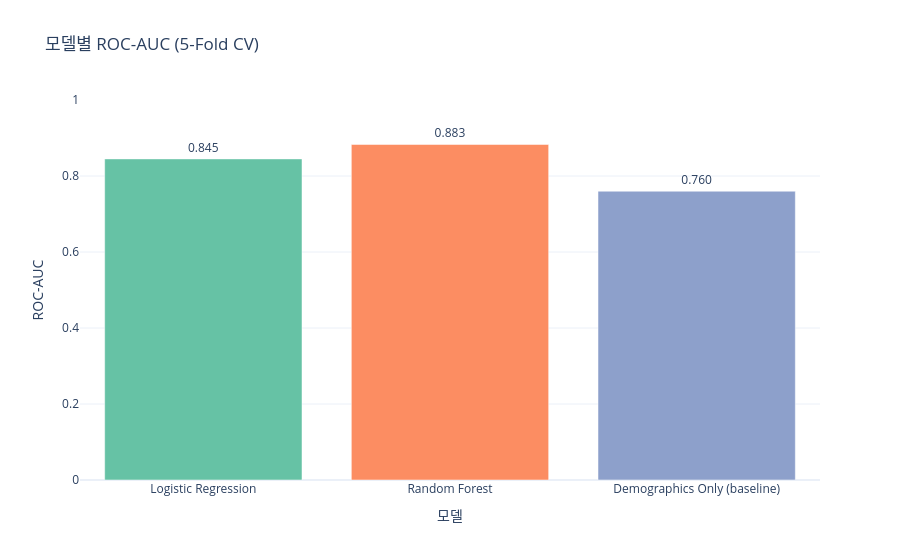

Source (notebook cell):
### Markdown cell above
### 📌 표 설명 — 모델 성능 비교

5-Fold 교차검증으로 3가지 모델을 비교했습니다.

| 모델 | ROC-AUC | 의미 |
|------|---------|------|
| Demographics Only | **0.760** | 나이·성별·직업·가구만으로는 설명력 한계 |
| Logistic Regression | **0.845** | 해석 가능, 계수로 방향 파악 |
| Random Forest | **0.894** | 비선형 패턴 포착, 예측 성능 최고 |

### ✅ 소결론

행동 Feature를 추가하면 AUC가 **0.76 → 0.89**로 상승합니다. 즉, 서비스 선호는 인구통계 라벨보다 **「이동·페인·니즈·신뢰」 상황 변수**로 더 잘 예측됩니다.

### Code cell
fig = px.bar(
    metrics_df, x="모델", y="ROC-AUC",
    text="ROC-AUC", title="모델별 ROC-AUC (5-Fold CV)",
    color="모델", template=PLOTLY_TEMPLATE, color_discrete_sequence=COLORS,
)
fig.update_traces(texttemplate="%{text:.3f}", textposition="outside")
fig.update_layout(showlegend=False, yaxis_range=[0, 1])
fig.show()

### Figure 1 — Plotly figure (JSON) as saved in the notebook; plotly's stock layout.template omitted (floating-point values rounded to 4 significant figures)
{"data": [{"hovertemplate": "모델=%{x}<br>ROC-AUC=%{text}<extra></extra>", "legendgroup": "Logistic Regression", "marker": {"color": "rgb(102,194,165)", "pattern": {"shape": ""}}, "name": "Logistic Regression", "orientation": "v", "showlegend": true, "text": [0.845], "textposition": "outside", "texttemplate": "%{text:.3f}", "type": "bar", "x": ["Logistic Regression"], "xaxis": "x", "y": [0.845], "yaxis": "y"}, {"hovertemplate": "모델=%{x}<br>ROC-AUC=%{text}<extra></extra>", "legendgroup": "Random Forest", "marker": {"color": "rgb(252,141,98)", "pattern": {"shape": ""}}, "name": "Random Forest", "orientation": "v", "showlegend": true, "text": [0.883], "textposition": "outside", "texttemplate": "%{text:.3f}", "type": "bar", "x": ["Random Forest"], "xaxis": "x", "y": [0.883], "yaxis": "y"}, {"hovertemplate": "모델=%{x}<br>ROC-AUC=%{text}<extra></extra>", "legendgroup": "Demographics Only (baseline)", "marker": {"color": "rgb(141,160,203)", "pattern": {"shape": ""}}, "name": "Demographics Only (baseline)", "orientation": "v", "showlegend": true, "text": [0.76], "textposition": "outside", "texttemplate": "%{text:.3f}", "type": "bar", "x": ["Demographics Only (baseline)"], "xaxis": "x", "y": [0.76], "yaxis": "y"}], "layout": {"barmode": "relative", "legend": {"title": {"text": "모델"}, "tracegroupgap": 0}, "showlegend": false, "title": {"text": "모델별 ROC-AUC (5-Fold CV)"}, "xaxis": {"anchor": "y", "categoryarray": ["Logistic Regression", "Random Forest", "Demographics Only (baseline)"], "categoryorder": "array", "domain": [0, 1], "title": {"text": "모델"}}, "yaxis": {"anchor": "x", "domain": [0, 1], "range": [0, 1], "title": {"text": "ROC-AUC"}}}}
